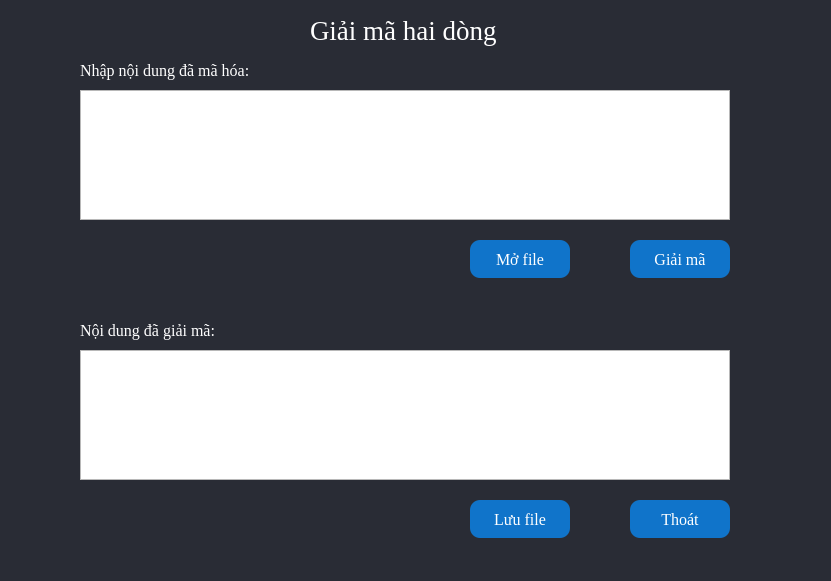
<?xml version="1.0" encoding="UTF-8"?>
<ui version="4.0">
 <class>Form</class>
 <widget class="QWidget" name="Form">
  <property name="geometry">
   <rect>
    <x>0</x>
    <y>0</y>
    <width>831</width>
    <height>581</height>
   </rect>
  </property>
  <property name="sizeIncrement">
   <size>
    <width>831</width>
    <height>581</height>
   </size>
  </property>
  <property name="windowTitle">
   <string>Form</string>
  </property>
  <property name="styleSheet">
   <string notr="true">#Form{
background-color: #292C35;
color: rgb(255, 255, 255);
}
#btnGiaiMa{
	background-color: #1074CA;
	color: rgb(255, 255, 255);
	border-radius: 10px;
}
#btnOpenFile{
	background-color: #1074CA;
	color: rgb(255, 255, 255);
	border-radius: 10px;
}
#btnSaveFile{
	background-color: #1074CA;
	color: rgb(255, 255, 255);
	border-radius: 10px;

}
#btnClose{
	background-color:#1074CA;
	color: rgb(255, 255, 255);
	border-radius: 10px;

}</string>
  </property>
  <widget class="QTextEdit" name="txtVanBanGoc">
   <property name="geometry">
    <rect>
     <x>80</x>
     <y>350</y>
     <width>650</width>
     <height>130</height>
    </rect>
   </property>
   <property name="font">
    <font>
     <family>Times New Roman</family>
     <pointsize>12</pointsize>
    </font>
   </property>
   <property name="styleSheet">
    <string notr="true">font: 12pt &quot;Times New Roman&quot;;
color: rgb(255, 255, 255);</string>
   </property>
  </widget>
  <widget class="QLabel" name="label_2">
   <property name="geometry">
    <rect>
     <x>80</x>
     <y>60</y>
     <width>221</width>
     <height>21</height>
    </rect>
   </property>
   <property name="font">
    <font>
     <family>Times New Roman</family>
     <pointsize>12</pointsize>
    </font>
   </property>
   <property name="styleSheet">
    <string notr="true">color: rgb(255, 255, 255);</string>
   </property>
   <property name="text">
    <string>Nhập nội dung đã mã hóa:</string>
   </property>
  </widget>
  <widget class="QLabel" name="label">
   <property name="geometry">
    <rect>
     <x>310</x>
     <y>0</y>
     <width>301</width>
     <height>61</height>
    </rect>
   </property>
   <property name="font">
    <font>
     <family>Times New Roman</family>
     <pointsize>20</pointsize>
     <weight>50</weight>
     <italic>false</italic>
     <bold>false</bold>
    </font>
   </property>
   <property name="styleSheet">
    <string notr="true">color: rgb(255, 255, 255);</string>
   </property>
   <property name="text">
    <string>Giải mã hai dòng</string>
   </property>
  </widget>
  <widget class="QPushButton" name="btnOpenFile">
   <property name="geometry">
    <rect>
     <x>470</x>
     <y>240</y>
     <width>100</width>
     <height>38</height>
    </rect>
   </property>
   <property name="font">
    <font>
     <family>Times New Roman</family>
     <pointsize>12</pointsize>
    </font>
   </property>
   <property name="text">
    <string>Mở file</string>
   </property>
   <property name="icon">
    <iconset>
     <normaloff>../icon/mo.png</normaloff>../icon/mo.png</iconset>
   </property>
  </widget>
  <widget class="QTextEdit" name="txtCiphertext">
   <property name="geometry">
    <rect>
     <x>80</x>
     <y>90</y>
     <width>650</width>
     <height>130</height>
    </rect>
   </property>
   <property name="styleSheet">
    <string notr="true">font: 12pt &quot;Times New Roman&quot;;
color: rgb(255, 255, 255);
</string>
   </property>
  </widget>
  <widget class="QPushButton" name="btnSaveFile">
   <property name="geometry">
    <rect>
     <x>470</x>
     <y>500</y>
     <width>100</width>
     <height>38</height>
    </rect>
   </property>
   <property name="font">
    <font>
     <family>Times New Roman</family>
     <pointsize>12</pointsize>
    </font>
   </property>
   <property name="text">
    <string>Lưu file</string>
   </property>
   <property name="icon">
    <iconset>
     <normaloff>../icon/luufile.png</normaloff>../icon/luufile.png</iconset>
   </property>
   <property name="iconSize">
    <size>
     <width>16</width>
     <height>16</height>
    </size>
   </property>
   <property name="checkable">
    <bool>false</bool>
   </property>
  </widget>
  <widget class="QPushButton" name="btnGiaiMa">
   <property name="geometry">
    <rect>
     <x>630</x>
     <y>240</y>
     <width>100</width>
     <height>38</height>
    </rect>
   </property>
   <property name="font">
    <font>
     <family>Times New Roman</family>
     <pointsize>12</pointsize>
    </font>
   </property>
   <property name="text">
    <string>Giải mã</string>
   </property>
   <property name="icon">
    <iconset>
     <normaloff>../icon/gm_.png</normaloff>../icon/gm_.png</iconset>
   </property>
  </widget>
  <widget class="QLabel" name="label_4">
   <property name="geometry">
    <rect>
     <x>80</x>
     <y>320</y>
     <width>181</width>
     <height>21</height>
    </rect>
   </property>
   <property name="font">
    <font>
     <family>Times New Roman</family>
     <pointsize>12</pointsize>
    </font>
   </property>
   <property name="styleSheet">
    <string notr="true">color: rgb(255, 255, 255);</string>
   </property>
   <property name="text">
    <string>Nội dung đã giải mã:</string>
   </property>
  </widget>
  <widget class="QPushButton" name="btnClose">
   <property name="geometry">
    <rect>
     <x>630</x>
     <y>500</y>
     <width>100</width>
     <height>38</height>
    </rect>
   </property>
   <property name="font">
    <font>
     <family>Times New Roman</family>
     <pointsize>12</pointsize>
    </font>
   </property>
   <property name="text">
    <string>Thoát</string>
   </property>
   <property name="icon">
    <iconset>
     <normaloff>../icon/thoat.png</normaloff>../icon/thoat.png</iconset>
   </property>
   <property name="iconSize">
    <size>
     <width>20</width>
     <height>20</height>
    </size>
   </property>
   <property name="checkable">
    <bool>false</bool>
   </property>
  </widget>
 </widget>
 <resources/>
 <connections/>
</ui>
